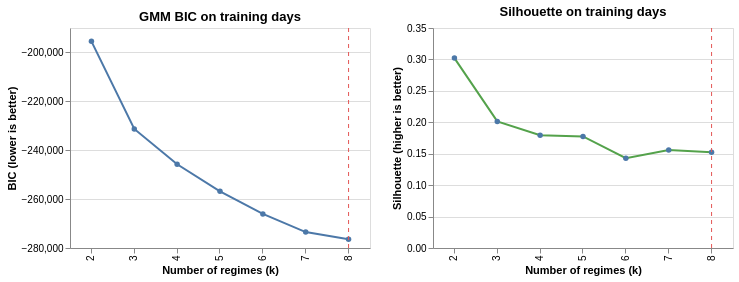

Source (notebook cell):
### Code cell
selection_plot = selection_chart(selection, K)
selection_plot

### Figure 1 — Vega specification as saved in the notebook (floating-point values rounded to 4 significant figures)
{"$schema": "https://vega.github.io/schema/vega/v5.json", "data": [{"name": "source_0", "values": [{"bic": -195500.0, "k": 2}, {"bic": -231300.0, "k": 3}, {"bic": -245700.0, "k": 4}, {"bic": -256800.0, "k": 5}, {"bic": -266000.0, "k": 6}, {"bic": -273500.0, "k": 7}, {"bic": -276400.0, "k": 8}]}, {"name": "source_1", "values": [{"k": 8}]}, {"name": "source_2", "values": [{"k": 2, "silhouette": 0.3021}, {"k": 3, "silhouette": 0.2014}, {"k": 4, "silhouette": 0.1793}, {"k": 5, "silhouette": 0.1774}, {"k": 6, "silhouette": 0.1428}, {"k": 7, "silhouette": 0.1559}, {"k": 8, "silhouette": 0.1522}]}, {"name": "source_3", "values": [{"k": 8}]}, {"name": "data_0", "values": [{"bic": -195500.0, "k": 2}, {"bic": -231300.0, "k": 3}, {"bic": -245700.0, "k": 4}, {"bic": -256800.0, "k": 5}, {"bic": -266000.0, "k": 6}, {"bic": -273500.0, "k": 7}, {"bic": -276400.0, "k": 8}]}, {"name": "data_1", "values": [{"k": 2, "silhouette": 0.3021}, {"k": 3, "silhouette": 0.2014}, {"k": 4, "silhouette": 0.1793}, {"k": 5, "silhouette": 0.1774}, {"k": 6, "silhouette": 0.1428}, {"k": 7, "silhouette": 0.1559}, {"k": 8, "silhouette": 0.1522}]}, {"name": "source_0_concat_0_x_domain_k_0", "values": [{"k": 2}, {"k": 3}, {"k": 4}, {"k": 5}, {"k": 6}, {"k": 7}, {"k": 8}]}, {"name": "data_0_concat_0_x_domain_k_1", "values": [{"k": 2}, {"k": 3}, {"k": 4}, {"k": 5}, {"k": 6}, {"k": 7}, {"k": 8}]}, {"name": "source_1_concat_0_x_domain_k_2", "values": [{"k": 8}]}, {"name": "source_2_concat_1_x_domain_k_0", "values": [{"k": 2}, {"k": 3}, {"k": 4}, {"k": 5}, {"k": 6}, {"k": 7}, {"k": 8}]}, {"name": "data_1_concat_1_x_domain_k_1", "values": [{"k": 2}, {"k": 3}, {"k": 4}, {"k": 5}, {"k": 6}, {"k": 7}, {"k": 8}]}, {"name": "source_3_concat_1_x_domain_k_2", "values": [{"k": 8}]}], "signals": [{"name": "childWidth", "value": 300}], "marks": [{"type": "group", "name": "concat_0_group", "encode": {"update": {"height": {"signal": "height"}, "width": {"signal": "childWidth"}}}, "marks": [{"type": "line", "name": "concat_0_layer_0_layer_0_marks", "from": {"data": "source_0"}, "sort": {"field": "x"}, "encode": {"update": {"stroke": {"value": "#4c78a8"}, "y": {"field": "bic", "scale": "concat_0_y"}, "defined": {"signal": "isValid(datum[\"bic\"]) && isFinite(+datum[\"bic\"])"}, "x": {"field": "k", "scale": "concat_0_x", "band": 0.5}}}, "style": ["line"]}, {"type": "symbol", "name": "concat_0_layer_0_layer_1_marks", "from": {"data": "data_0"}, "encode": {"update": {"x": {"field": "k", "scale": "concat_0_x", "band": 0.5}, "y": {"field": "bic", "scale": "concat_0_y"}, "opacity": {"value": 1}, "fill": {"value": "#4c78a8"}}}, "style": ["point"]}, {"type": "rule", "name": "concat_0_layer_1_marks", "from": {"data": "source_1"}, "encode": {"update": {"y2": {"field": {"signal": null, "datum": null, "group": "height", "parent": null}}, "stroke": {"value": "#e45756"}, "y": {"value": 0}, "strokeDash": {"value": [4, 4]}, "x": {"field": "k", "scale": "concat_0_x", "band": 0.5}}}, "style": ["rule"]}], "axes": [{"scale": "concat_0_y", "domain": false, "ticks": false, "zindex": 0, "gridScale": "concat_0_x", "minExtent": 0, "aria": false, "tickCount": {"signal": "ceil(height/40)"}, "labels": false, "maxExtent": 0, "grid": true, "orient": "left"}, {"scale": "concat_0_x", "labelAngle": 270, "title": "Number of regimes (k)", "orient": "bottom", "labelAlign": "right", "labelBaseline": "middle", "grid": false, "zindex": 0}, {"scale": "concat_0_y", "title": "BIC (lower is better)", "grid": false, "tickCount": {"signal": "ceil(height/40)"}, "zindex": 0, "orient": "left", "labelOverlap": true}], "title": {"text": "GMM BIC on training days", "frame": "group"}, "style": "cell"}, {"type": "group", "name": "concat_1_group", "encode": {"update": {"height": {"signal": "height"}, "width": {"signal": "childWidth"}}}, "marks": [{"type": "line", "name": "concat_1_layer_0_layer_0_marks", "from": {"data": "source_2"}, "sort": {"field": "x"}, "encode": {"update": {"stroke": {"value": "#54a24b"}, "y": {"field": "silhouette", "scale": "concat_1_y"}, "defined": {"signal": "isValid(datum[\"silhouette\"]) && isFinite(+datum[\"silhouette\"])"}, "x": {"field": "k", "scale": "concat_1_x", "band": 0.5}}}, "style": ["line"]}, {"type": "symbol", "name": "concat_1_layer_0_layer_1_marks", "from": {"data": "data_1"}, "encode": {"update": {"opacity": {"value": 1}, "fill": {"value": "#4c78a8"}, "x": {"field": "k", "scale": "concat_1_x", "band": 0.5}, "y": {"field": "silhouette", "scale": "concat_1_y"}}}, "style": ["point"]}, {"type": "rule", "name": "concat_1_layer_1_marks", "from": {"data": "source_3"}, "encode": {"update": {"strokeDash": {"value": [4, 4]}, "stroke": {"value": "#e45756"}, "y": {"value": 0}, "x": {"field": "k", "scale": "concat_1_x", "band": 0.5}, "y2": {"field": {"signal": null, "datum": null, "group": "height", "parent": null}}}}, "style": ["rule"]}], "axes": [{"scale": "concat_1_y", "orient": "left", "domain": false, "minExtent": 0, "ticks": false, "zindex": 0, "gridScale": "concat_1_x", "labels": false, "tickCount": {"signal": "ceil(height/40)"}, "maxExtent": 0, "grid": true, "aria": false}, {"scale": "concat_1_x", "labelAngle": 270, "labelBaseline": "middle", "title": "Number of regimes (k)", "zindex": 0, "grid": false, "orient": "bottom", "labelAlign": "right"}, {"scale": "concat_1_y", "grid": false, "title": "Silhouette (higher is better)", "labelOverlap": true, "zindex": 0, "orient": "left", "tickCount": {"signal": "ceil(height/40)"}}], "title": {"text": "Silhouette on training days", "frame": "group"}, "style": "cell"}], "scales": [{"name": "concat_0_x", "type": "band", "domain": {"fields": [{"data": "source_0_concat_0_x_domain_k_0", "field": "k"}, {"data": "data_0_concat_0_x_domain_k_1", "field": "k"}, {"data": "source_1_concat_0_x_domain_k_2", "field": "k"}], "sort": true}, "range": [0, {"signal": "childWidth"}], "paddingInner": 0, "paddingOuter": 0}, {"name": "concat_0_y", "type": "linear", "domain": {"fields": [{"data": "source_0", "field": "bic"}, {"data": "data_0", "field": "bic"}]}, "range": [{"signal": "height"}, 0], "nice": true, "zero": false}, {"name": "concat_1_x", "type": "band", "domain": {"fields": [{"data": "source_2_concat_1_x_domain_k_0", "field": "k"}, {"data": "data_1_concat_1_x_domain_k_1", "field": "k"}, {"data": "source_3_concat_1_x_domain_k_2", "field": "k"}], "sort": true}, "range": [0, {"signal": "childWidth"}], "paddingInner": 0, "paddingOuter": 0}, {"name": "concat_1_y", "type": "linear", "domain": {"fields": [{"data": "source_2", "field": "silhouette"}, {"data": "data_1", "field": "silhouette"}]}, "range": [{"signal": "height"}, 0], "zero": true, "nice": true}], "background": "white", "height": 220, "padding": 5, "layout": {"padding": 20, "bounds": "full", "align": "each"}}
